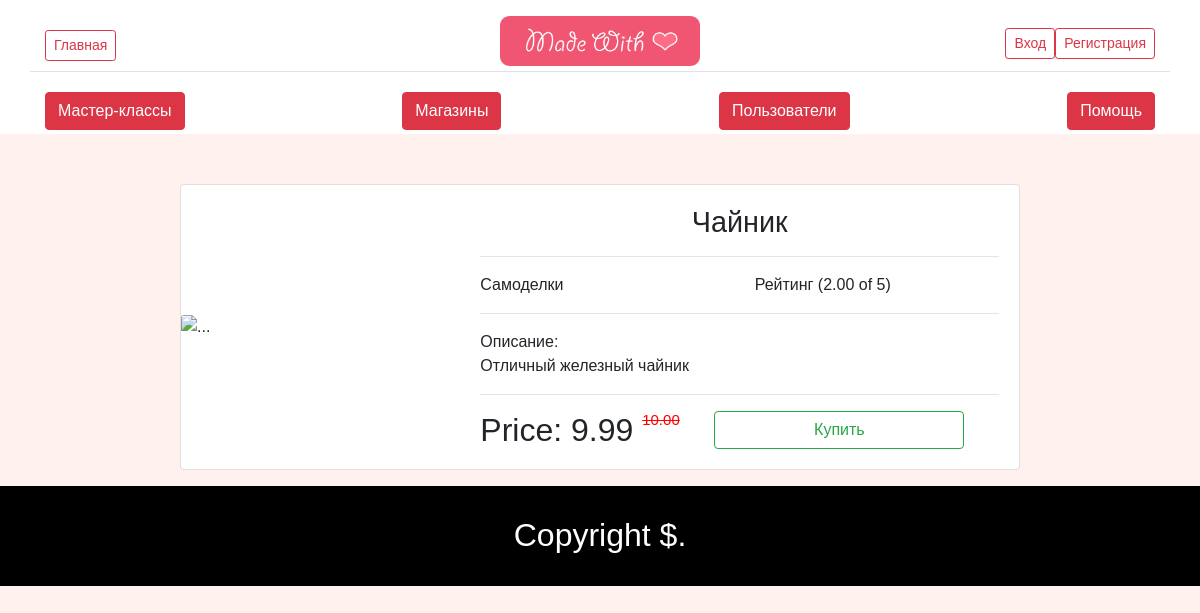
/shops/product/1/, run on an earlier commit of the app's database.
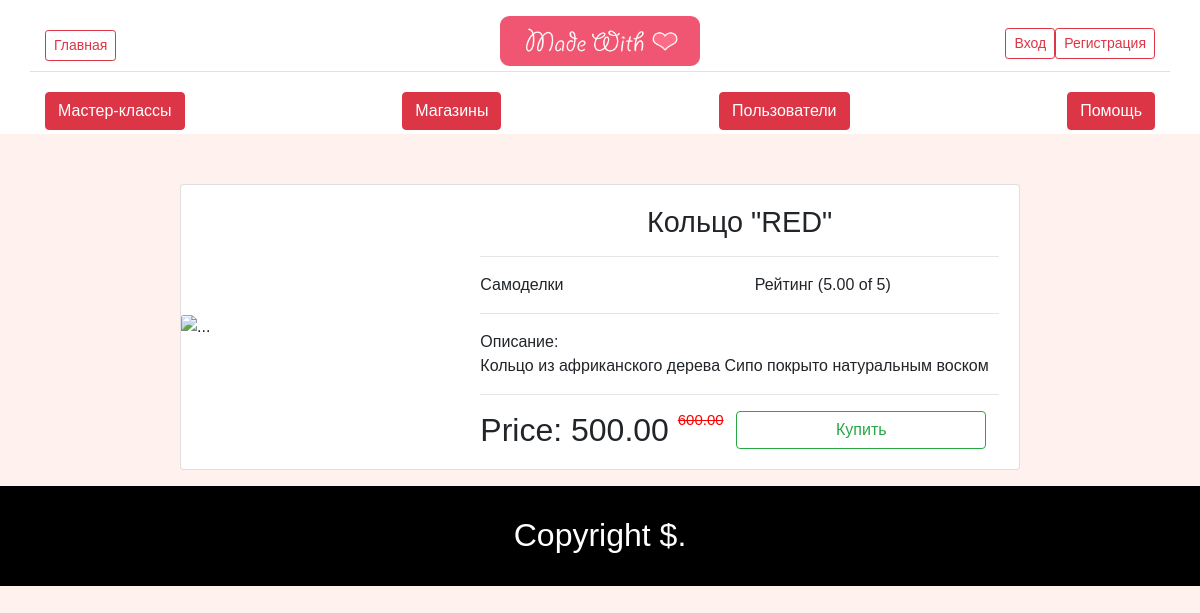
And on a later commit of the database.
### creative_shop/models.py (models this page shows, shortened)
class Product(models.Model):
    db_table = "shops_products"
    rating = models.DecimalField(max_digits=7, decimal_places=2, default=0.00)
    shop = models.ForeignKey(Shop, related_name="products", on_delete=models.CASCADE)
    category = models.ForeignKey(ProductCategory, related_name="products", on_delete=models.CASCADE, null=True)
    name = models.CharField(max_length=255, default="Название товара", blank=True)
    description = models.TextField(default="Описание товара", blank=True)
    old_price = models.DecimalField(max_digits=10, decimal_places=2)
    new_price = models.DecimalField(max_digits=10, decimal_places=2)
    photo_filename = models.ImageField(upload_to='product_photo', blank=True)
    created_at = models.DateTimeField(auto_now_add=True)
    updated_at = models.DateTimeField(auto_now_add=True)

class ProductCategory(models.Model):
    db_table = "shops_products_category"
    name = models.CharField(max_length=75)

### creative_shop/views.py (the view)
# urls.py: path('product/<int:product_id>/', views.product, name='product'),
def product(request, product_id):
    product_obj = Product.objects.filter(id=product_id).first()
    delivery_methods = DeliveryMethod.objects.all()
    if not product_obj:
        return redirect('home_page')
    return render(request, 'shop_product.html', context={'product': product_obj, 'delivery_methods': delivery_methods})

### creative_shop/templates/shop_product.html (shortened to what this page needs)
{% extends 'base_template.html' %}
{% block content %}
    <div class="container">
        <div class="card mb-3" style="max-width: 840px;  margin-left: auto;margin-right: auto; margin-top: 50px; ">
	<div class="row no-gutters">
		<div class="col-md-4" style="margin-top: auto; margin-bottom: auto;">
			<img src="https://i.pinimg.com/originals/df/f5/a2/dff5a2162694776874477afd208f49d7.jpg" class="card-img" alt="...">
		</div>
		<div class="col-md-8">
			<div class="card-body">
				<div class="row" style="">
					<div class="col-12" style="text-align:center;">
						<h4 style=""><big>{{ product.name }}</big></h4>
					</div>
				</div>
                <hr>
                <div class="row">
                    <div class="col-6">{{ product.category.name }}</div>
                    <div class="col-6">Рейтинг ({{ product.rating }} of 5)</div>
                </div>
                <hr>
                <p>Описание:</p>
				<p>{{ product.description }}</p>
                <hr>
				<h2 class="card-title" style="float:left; margin-left: auto;margin-right: auto;">
                    <span>Price: {{ product.new_price }}</span>
                    <small>
                        <del style="font-size: 15px; color:red; vertical-align:top">
                            {{ product.old_price}}
                        </del>
                    </small>
                </h2>
				<div class="row">
					<div style="margin-left: auto;
					margin-right: auto;"><button type="button" class="btn btn-outline-success" style="width: 250px;">Купить</button></div>
				</div>
			</div>
		</div>
	</div>
</div>
    </div>
{% endblock %}

### main_site/templates/base_template.html (shortened to what this page needs)
<!DOCTYPE html>
<html lang="en">
    <head>
        {% load static %}
        <link rel="stylesheet" href="https://stackpath.bootstrapcdn.com/bootstrap/4.5.0/css/bootstrap.min.css">
        <link rel="stylesheet" href="{% static 'css/style.css' %}">
    </head>
    <body>
    <div style="background: rgb(255, 255, 255);">
        <div class="container">
            <header class="blog-header py-3">
            <div class="row flex-nowrap justify-content-between align-items-center border-bottom">
                <div class="col-4 pt-1">
                    <a class="btn btn-sm btn-outline-danger" href="/">Главная</a>
                </div>
                <div class="col-4 text-center" style="height: 55px;">
                    <a class="blog-header-logo text-dark" href="{{ request.get_full_path }}"><img src="{% static "images/logo.png" %}" alt="Logo" width="200" height="50"></a>
                </div>
                <div class="col-4 d-flex justify-content-end align-items-center">
                    {% if user.is_authenticated or user.id %}
                        <a class="btn btn-sm btn-outline-danger" href="{% url 'shop_card' user.id %}">Корзина({{ card_products_count }})</a>
                        <a class="btn btn-sm btn-outline-danger" href="{% url 'user_page' user.id %}">Профиль</a>
                        <a class="btn btn-sm btn-outline-danger" href="{% url 'auth_signout' %}">Выйти</a>
                    {% else %}
                        <a class="btn btn-sm btn-outline-danger" href="{% url 'auth_page' %}">Вход</a>
                        <a class="btn btn-sm btn-outline-danger" href="{% url 'auth_page' %}">Регистрация</a>
                    {% endif %}
                </div>
            </div>
        </header>
        <div class="nav-scroller py-1 mb-2">
            <nav class="nav d-flex justify-content-between">
                <a class="btn btn-danger" href="#">Мастер-классы</a>
                <a class="btn btn-danger" href="#">Магазины</a>
                <a class="btn btn-danger" href="#">Пользователи</a>
                <a class="btn btn-danger" href="#">Помощь</a>
            </nav>
        </div>
        </div>
    </div>
    {% block content %}
    {% endblock %}
    <div style="background-color: black; min-height: 100px;">
        <div class="container" style="color: white;">
            <h2 class="text-center text-capitalize" style="padding-top: 30px;">Copyright $.</h2>
        </div>
    </div>
    </body>
</html>

### static/css/style.css (style rules this page uses)
html, body { font-size: 100%; background:#fff1ed; font-family: 'Oswald', sans-serif; }
body a { transition: 0.5s all ease; -webkit-transition: 0.5s all ease; -moz-transition: 0.5s all ease; -o-transition: 0.5s all ease; -ms-transition: 0.5s all ease; }
h1,h2,h3,h4,h5,h6 { margin:0; }
p { margin:0; }

What changed in the data, as far as the page shows it:
changed Product "Самоделки": name "Чайник" → "Кольцо \"RED\""; rating "2.00" → "5.00"; description "Отличный железный чайник" → "Кольцо из африканского дерева Сипо покрыто натуральным воском"; new_price "9.99" → "500.00"; old_price "10.00" → "600.00"
